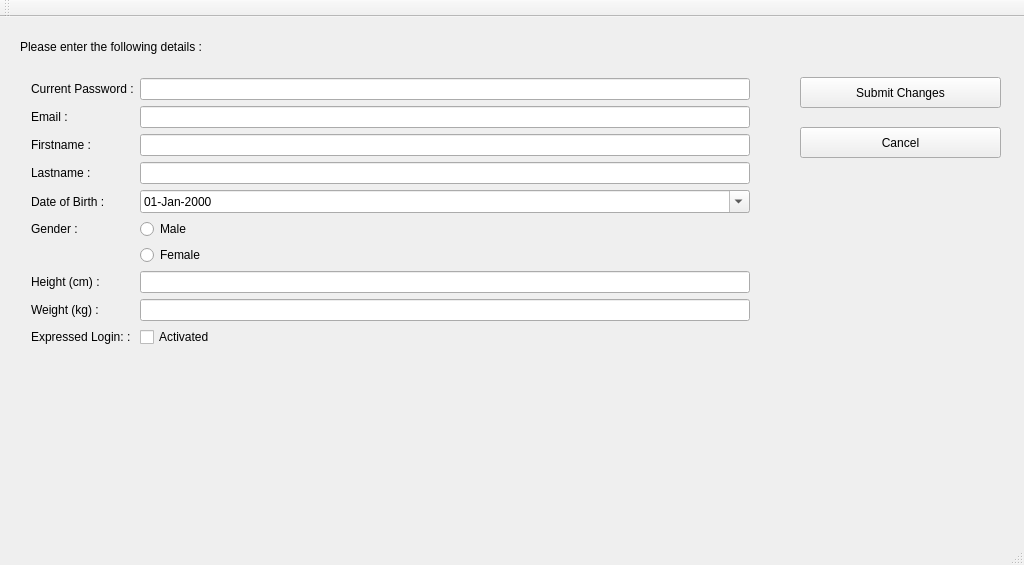
<?xml version="1.0" encoding="UTF-8"?>
<ui version="4.0">
 <class>userDetailChange</class>
 <widget class="QMainWindow" name="userDetailChange">
  <property name="geometry">
   <rect>
    <x>0</x>
    <y>0</y>
    <width>1024</width>
    <height>565</height>
   </rect>
  </property>
  <property name="windowTitle">
   <string>smartScaleGUI</string>
  </property>
  <widget class="QWidget" name="centralWidget">
   <widget class="QPushButton" name="btnCancel">
    <property name="geometry">
     <rect>
      <x>800</x>
      <y>110</y>
      <width>201</width>
      <height>31</height>
     </rect>
    </property>
    <property name="text">
     <string>Cancel</string>
    </property>
   </widget>
   <widget class="QPushButton" name="btnSubmitChanges">
    <property name="geometry">
     <rect>
      <x>800</x>
      <y>60</y>
      <width>201</width>
      <height>31</height>
     </rect>
    </property>
    <property name="text">
     <string>Submit Changes</string>
    </property>
   </widget>
   <widget class="QLabel" name="lblTitle">
    <property name="geometry">
     <rect>
      <x>20</x>
      <y>10</y>
      <width>231</width>
      <height>41</height>
     </rect>
    </property>
    <property name="text">
     <string>&lt;html&gt;&lt;head/&gt;&lt;body&gt;&lt;p&gt;Please enter the following details :&lt;/p&gt;&lt;/body&gt;&lt;/html&gt;</string>
    </property>
   </widget>
   <widget class="QLabel" name="lblStatus">
    <property name="geometry">
     <rect>
      <x>250</x>
      <y>10</y>
      <width>641</width>
      <height>31</height>
     </rect>
    </property>
    <property name="font">
     <font>
      <pointsize>14</pointsize>
      <weight>75</weight>
      <bold>true</bold>
     </font>
    </property>
    <property name="text">
     <string/>
    </property>
   </widget>
   <widget class="QWidget" name="formLayoutWidget">
    <property name="geometry">
     <rect>
      <x>20</x>
      <y>50</y>
      <width>741</width>
      <height>401</height>
     </rect>
    </property>
    <layout class="QFormLayout" name="formLayout">
     <item row="1" column="0">
      <widget class="QLabel" name="lblEmail">
       <property name="text">
        <string>Email :</string>
       </property>
      </widget>
     </item>
     <item row="1" column="1">
      <widget class="QLineEdit" name="txtEmail"/>
     </item>
     <item row="2" column="0">
      <widget class="QLabel" name="lblFirstname">
       <property name="text">
        <string>Firstname :</string>
       </property>
      </widget>
     </item>
     <item row="2" column="1">
      <widget class="QLineEdit" name="txtFirstname"/>
     </item>
     <item row="3" column="0">
      <widget class="QLabel" name="lblLastname">
       <property name="text">
        <string>Lastname :</string>
       </property>
      </widget>
     </item>
     <item row="3" column="1">
      <widget class="QLineEdit" name="txtLastname"/>
     </item>
     <item row="4" column="0">
      <widget class="QLabel" name="lblDoB">
       <property name="text">
        <string>Date of Birth :</string>
       </property>
      </widget>
     </item>
     <item row="4" column="1">
      <widget class="QDateEdit" name="datDoB">
       <property name="focusPolicy">
        <enum>Qt::WheelFocus</enum>
       </property>
       <property name="displayFormat">
        <string>dd-MMM-yyyy</string>
       </property>
       <property name="calendarPopup">
        <bool>true</bool>
       </property>
      </widget>
     </item>
     <item row="5" column="0">
      <widget class="QLabel" name="lblGender">
       <property name="text">
        <string>Gender :</string>
       </property>
      </widget>
     </item>
     <item row="5" column="1">
      <widget class="QRadioButton" name="rbnMale">
       <property name="text">
        <string>Male</string>
       </property>
      </widget>
     </item>
     <item row="6" column="1">
      <widget class="QRadioButton" name="rbnFemale">
       <property name="text">
        <string>Female</string>
       </property>
      </widget>
     </item>
     <item row="7" column="0">
      <widget class="QLabel" name="lblHeight">
       <property name="text">
        <string>Height (cm) :</string>
       </property>
      </widget>
     </item>
     <item row="7" column="1">
      <widget class="QLineEdit" name="txtHeight"/>
     </item>
     <item row="8" column="0">
      <widget class="QLabel" name="lblWeight">
       <property name="text">
        <string>Weight (kg) :</string>
       </property>
      </widget>
     </item>
     <item row="8" column="1">
      <widget class="QLineEdit" name="txtWeight"/>
     </item>
     <item row="9" column="1">
      <widget class="QCheckBox" name="chkExpressLogin">
       <property name="text">
        <string>Activated</string>
       </property>
      </widget>
     </item>
     <item row="9" column="0">
      <widget class="QLabel" name="lblExpressLogin">
       <property name="text">
        <string>Expressed Login: :</string>
       </property>
      </widget>
     </item>
     <item row="0" column="1">
      <widget class="QLineEdit" name="txtPassword">
       <property name="echoMode">
        <enum>QLineEdit::Password</enum>
       </property>
      </widget>
     </item>
     <item row="0" column="0">
      <widget class="QLabel" name="lblPassword">
       <property name="text">
        <string>Current Password :</string>
       </property>
      </widget>
     </item>
    </layout>
   </widget>
  </widget>
  <widget class="QMenuBar" name="menuBar">
   <property name="geometry">
    <rect>
     <x>0</x>
     <y>0</y>
     <width>1024</width>
     <height>21</height>
    </rect>
   </property>
  </widget>
  <widget class="QToolBar" name="mainToolBar">
   <attribute name="toolBarArea">
    <enum>TopToolBarArea</enum>
   </attribute>
   <attribute name="toolBarBreak">
    <bool>false</bool>
   </attribute>
  </widget>
  <widget class="QStatusBar" name="statusBar"/>
 </widget>
 <layoutdefault spacing="6" margin="11"/>
 <resources/>
 <connections/>
</ui>
